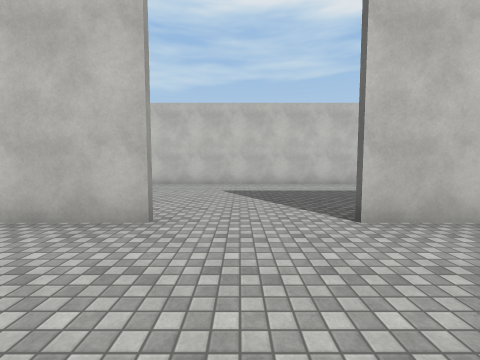
View 1 (above)

18 first-person views from a walk through a 3-D level made in the Unity game engine. The camera is 1.5 m above the floor, tilts 4° down and sees 90° across. The floor is counted in squares, 2 m on a side. Each view is taken from the middle of a square. On the plan, view 1 faces up. The plan holds only what a view shows up to about 9 squares ahead; the rest is blank. The place goes on beyond the plan. The player character is not drawn. Door leaves are left out, so doorways stand open. Some surface patterns are stand-ins.

View 2
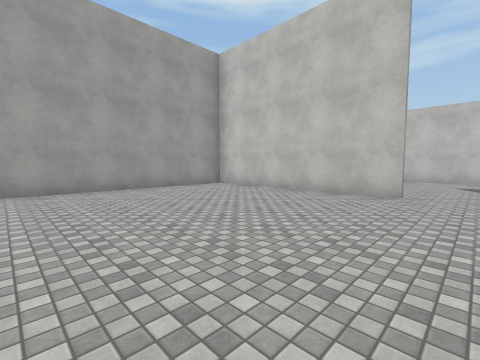

View 3
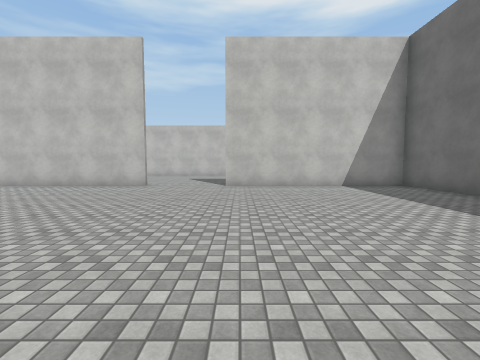

View 4
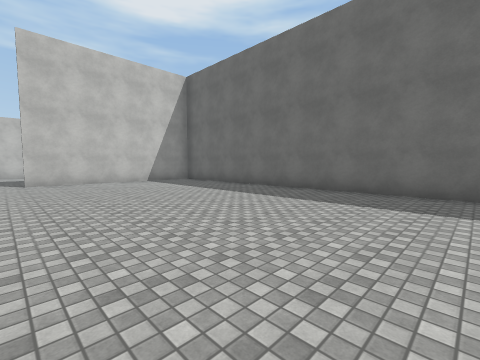

View 5
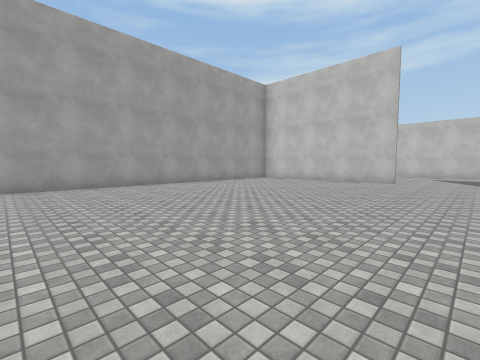

View 6
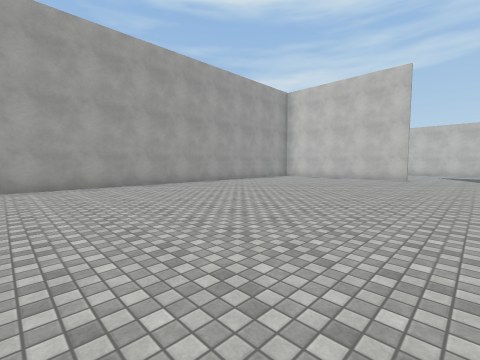

View 7
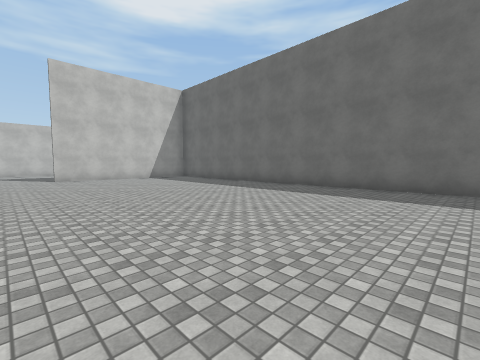

View 8
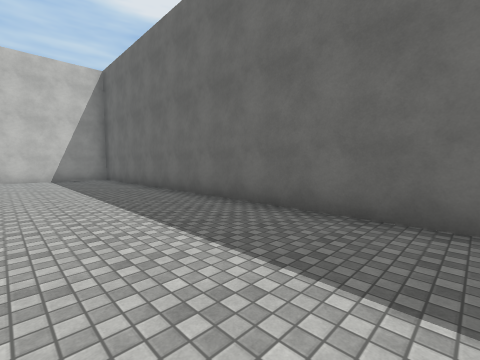

View 9
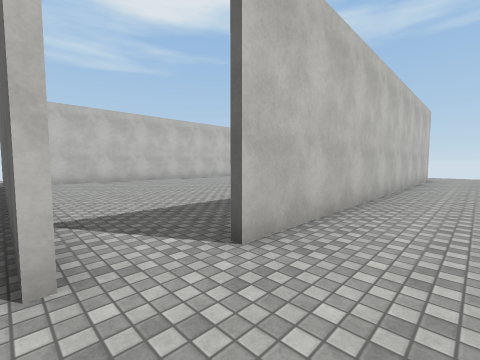

View 10
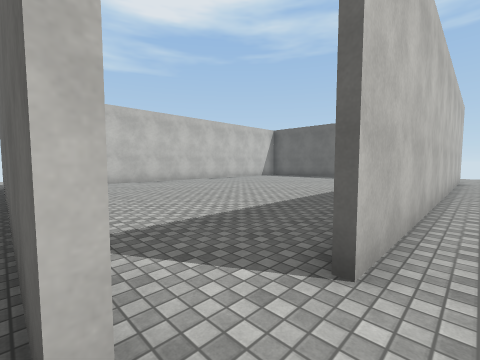

View 11
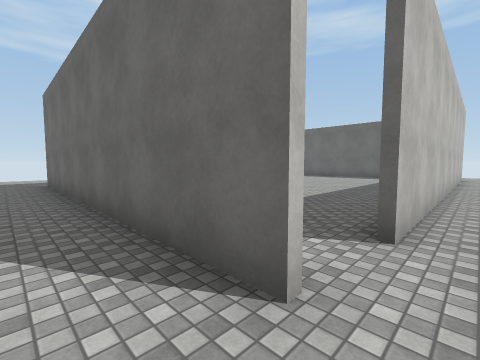

View 12
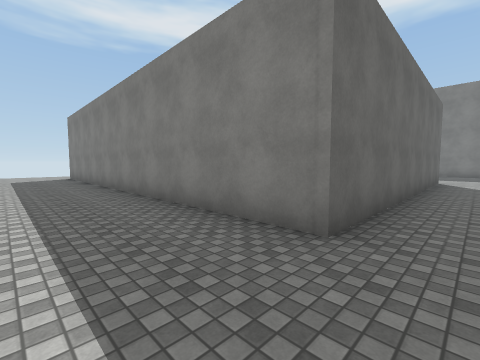

View 13
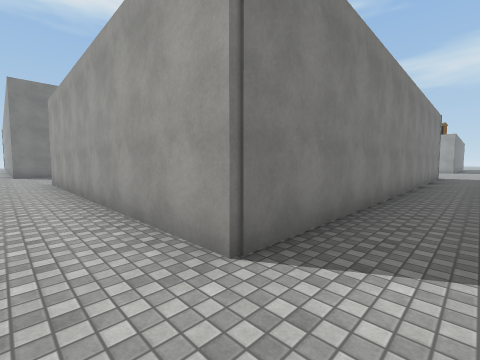

View 14
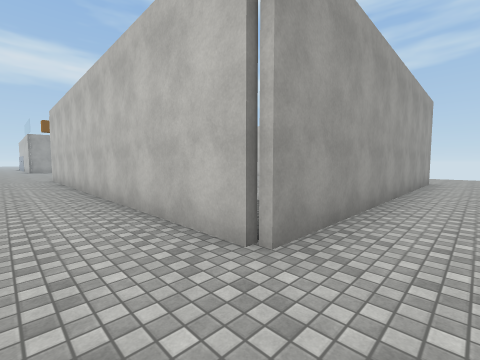

View 15
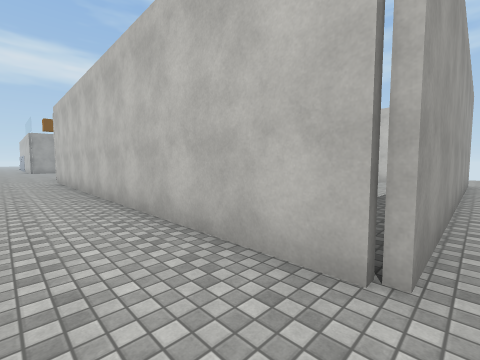

View 16
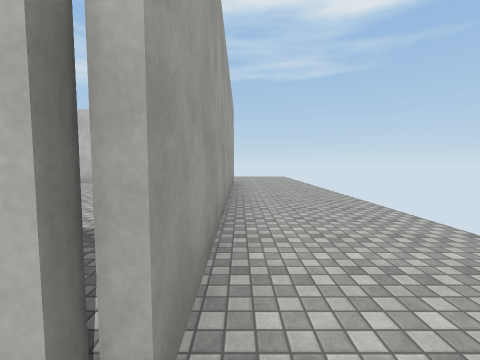

View 17
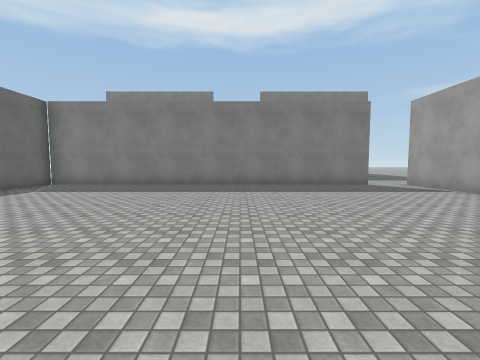

View 18
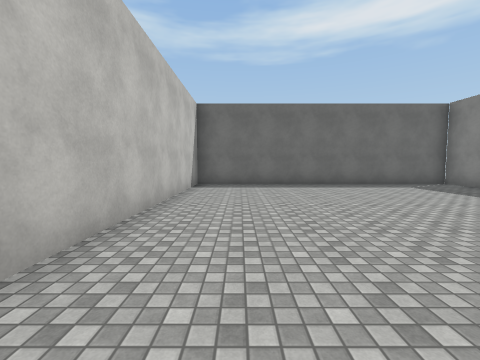

### Floor plan
Points are (right, up) in squares from view 1. A wall is a line through its corners. A room is listed if a view was taken in it or the views show most of it. See-through windows are left out.
Room 1 (views 1, 2, 3, 4, 5, 6, 7, 8)
walls: (-1.1, 3) (-7.1, 3) (-7.1, -9.1); (7.4, -9.1) (7.4, 3) (1.5, 3)
ways out: opening at (0, 2.7) to room 2
Room 2 (views 9, 10, 11, 12, 13, 14, 15, 16)
walls: (-5.9, 8.6) (-5.9, 17.7) (6.8, 17.7) (6.8, 8.5) (-4.5, 8.5)
ways out: opening at (0, 2.7) to room 1; opening at (-5, 9) to room 3
Room 3 (views 17, 18)
walls: (-2.8, 17.5) (-4.8, 17.5); (-5.8, 11.2) (-5.8, 8.6); (-4.5, 8.7) (6.6, 8.7) (6.6, 17.5) (-0.6, 17.5)
ways out: opening at (-5, 9) to room 2

Where each view was taken, in squares from view 1:
view 1: 0 up, 0 right, facing up
view 2: 3 down, 0 right, facing up-left
view 3: 5 down, 2 right, facing up
view 4: 7 down, 1 right, facing up-right
view 5: 7 down, 1 right, facing up-left
view 6: 9 down, 1 right, facing up-left
view 7: 9 down, 0 right, facing up-right
view 8: 9 down, 4 right, facing up-right
view 9: 7 up, 6 left, facing up-right
view 10: 8 up, 6 left, facing up-right
view 11: 8 up, 7 left, facing up-right
view 12: 20 up, 7 left, facing down-right
view 13: 19 up, 8 right, facing down-left
view 14: 7 up, 8 right, facing up-left
view 15: 7 up, 7 right, facing up-left
view 16: 8 up, 7 right, facing up
view 17: 17 up, 0 right, facing down
view 18: 16 up, 2 left, facing right
